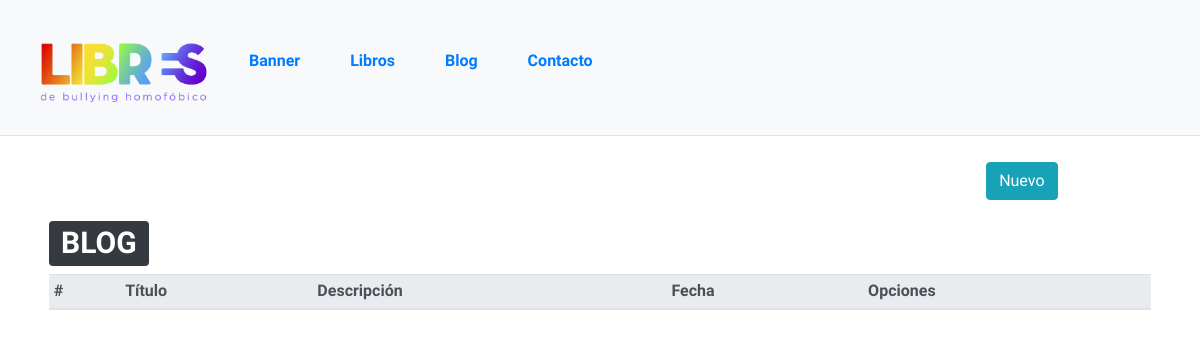
The app's page /index.php/blog/guardar, older data.
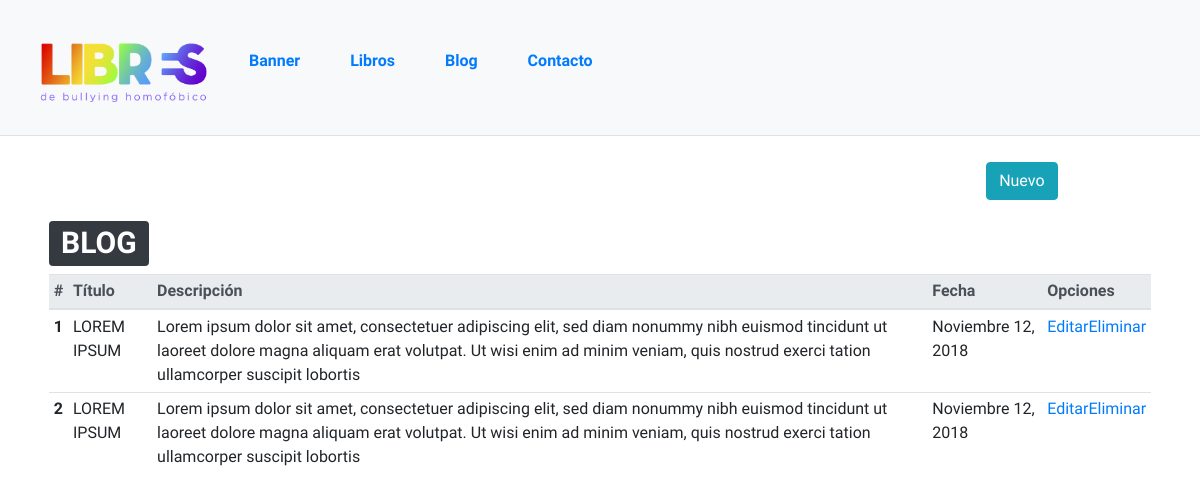
The same page, newer data.
### tables this page shows
CREATE TABLE `noticias` (
  `id` int(10) UNSIGNED NOT NULL,
  `titulo` varchar(250) NOT NULL,
  `descripcion` varchar(250) NOT NULL,
  `texto` text NOT NULL,
  `fecha` varchar(20) NOT NULL,
  `imagen1` varchar(128) DEFAULT NULL,
  `imagen2` varchar(128) DEFAULT NULL,
  `creado_b` timestamp NULL DEFAULT NULL,
  `modificado_b` timestamp NULL DEFAULT NULL
);

### application/controllers/Blog.php (called while the page is built, shortened)
<?php
class Blog extends CI_Controller
{
    function __construct() {
        $this->load->model('NoticiasModel');
        $this->load->model('ImagenModel');
    }
    public function index($mensaje = "BIENVENIDO")
    {
        $noticias = $this->NoticiasModel->getNoticias();
        $this->load->view('template/cabecera_admin');
        $this->load->view('blog/index',compact('noticias','mensaje'));
        $this->load->view('template/piedepagina_admin');
    }
    public function guardar()
    {
        $this->form_validation->set_rules('titulo','Titulo','required');
        $this->form_validation->set_rules('descripcion','Descripcion','required');
        $this->form_validation->set_rules('fecha','Fecha','required');
        $this->form_validation->set_rules('texto','Texto','required');
        if($this->form_validation->run() == TRUE)
        {
            try{
                $imagen1 = $this->ImagenModel->cargarImagenServidor('imagen1');
                $imagen2 = $this->ImagenModel->cargarImagenServidor('imagen2');
                if(is_null($imagen1) && is_null($imagen2))
                {
                    $this->index("Error al cargar imagenes");
                }else{
                    $titulo = $this->input->post('titulo');
                    $descripcion = $this->input->post('descripcion');
                    $texto = $this->input->post('texto');
                    $fecha = $this->input->post('fecha');
                    $this->NoticiasModel->guardar($titulo, $descripcion, $texto, $fecha, $imagen1, $imagen2);
                    $this->index("Dato creado con exito");
                }
            }catch(Exception $e){
                $this->index("Error en subir imagen");
            }
        }else{
            $this->index("Debe llenar todos los campos");
        }
    }
}

### index.php (called while the page is built, shortened)
<?php
require_once BASEPATH.'core/CodeIgniter.php';

### application/models/NoticiasModel.php (called while the page is built, shortened)
<?php
class NoticiasModel extends CI_Model
{
    public function getNoticias()
    {
        return $this->db->query('select * from noticias')->result();
    }
}

### application/views/blog/index.php (the view)
<div class="container-fluid pt-0 pb-5 pr-5 pl-5">
    <div class="row">
        <div class="col">
            <div class="alert alert-danger alert-dismissible fade show" role="alert">
                <strong>MENSAJE: </strong> <?=$mensaje;?>
                    <button type="button" class="close" data-dismiss="alert" aria-label="Close">
                        <span aria-hidden="true">&times;</span>
                    </button>
            </div>
        </div>
    </div>
    <br><br><br><br>
    <div class="row text-right">
        <div class="col-11">
            <a href="<?php echo base_url();?>Blog/nuevo" class="btn btn-info" role="button">Nuevo</a>
        </div>
    </div>
    <div class="row">
        <div class="col p-3">
            <h1><span class='badge badge-dark'>BLOG</span></h1>
            <div class="table-responsive table-responsive-sm table-responsive-md table-responsive-lg table-responsive-xl">
                <table class="table table-hover table-sm">
                    <thead class="thead-light">
                        <tr>
                            <th scope="col">#</th>
                            <th scope="col">Título</th>
                            <th scope="col">Descripción</th>
                            <th scope="col">Fecha</th>
                            <th scope="col">Opciones</th>
                        </tr>
                    </thead>
                    <tbody>
                        <?php
                            $n=1;
                            foreach ($noticias as $noticia)
                            {
                                echo "<tr>".
                                "<th scope='row'>".$n++."</th>".
                                "<td>".$noticia->titulo."</td>".
                                "<td>".$noticia->descripcion."</td>".
                                "<td>".$noticia->fecha."</td>".
                                "<td>".
                                    "<a href='".base_url()."Blog/editar/".$noticia->id."'>Editar</a>".
                                    "<a href='".base_url()."Blog/eliminar/".$noticia->id."'>Eliminar</a>".
                                "</td>".
                                "</tr>";
                            }
                        ?>
                    </tbody>
                </table>
            </div>
        </div>
    </div>
</div>

Row changes from the older to the newer data that the page shows:
added noticias: titulo "LOREM IPSUM", descripcion "Lorem ipsum dolor sit amet, consectetuer adipiscing elit, sed diam nonummy nibh euismod tincidunt ut laoreet dolore magna aliquam erat volutpat. Ut wisi enim ad minim veniam, quis nostrud exerci tation ullamcorper suscipit lobortis", fecha "Noviembre 12, 2018"
added noticias: titulo "LOREM IPSUM", descripcion "Lorem ipsum dolor sit amet, consectetuer adipiscing elit, sed diam nonummy nibh euismod tincidunt ut laoreet dolore magna aliquam erat volutpat. Ut wisi enim ad minim veniam, quis nostrud exerci tation ullamcorper suscipit lobortis", fecha "Noviembre 12, 2018"
